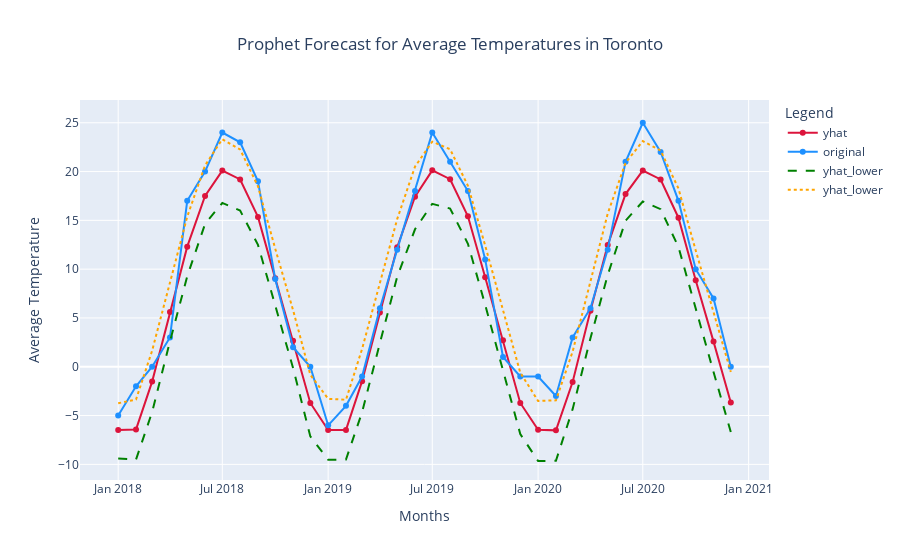

Notebook code for this chart:
### Code cell
project_yhat(torpreds,city='Toronto',mode='compound')
